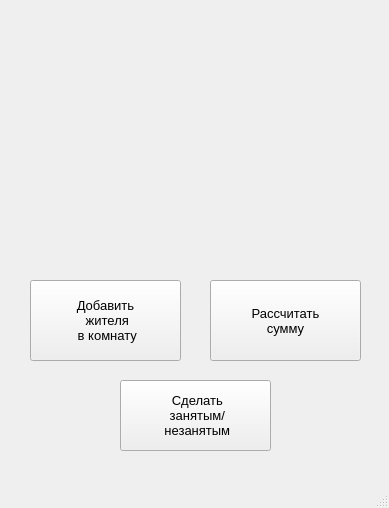
<?xml version="1.0" encoding="UTF-8"?>
<ui version="4.0">
 <class>MainWindow</class>
 <widget class="QMainWindow" name="MainWindow">
  <property name="geometry">
   <rect>
    <x>0</x>
    <y>0</y>
    <width>389</width>
    <height>508</height>
   </rect>
  </property>
  <property name="windowTitle">
   <string>title</string>
  </property>
  <widget class="QWidget" name="centralwidget">
   <widget class="QPushButton" name="addInhabitantButton">
    <property name="geometry">
     <rect>
      <x>30</x>
      <y>280</y>
      <width>151</width>
      <height>81</height>
     </rect>
    </property>
    <property name="font">
     <font>
      <pointsize>10</pointsize>
     </font>
    </property>
    <property name="text">
     <string>Добавить 
 жителя
 в комнату</string>
    </property>
    <property name="icon">
     <iconset>
      <normaloff>../images for project/icon_client.png</normaloff>../images for project/icon_client.png</iconset>
    </property>
    <property name="iconSize">
     <size>
      <width>40</width>
      <height>40</height>
     </size>
    </property>
   </widget>
   <widget class="QPushButton" name="CalculationButton">
    <property name="geometry">
     <rect>
      <x>210</x>
      <y>280</y>
      <width>151</width>
      <height>81</height>
     </rect>
    </property>
    <property name="font">
     <font>
      <pointsize>10</pointsize>
     </font>
    </property>
    <property name="text">
     <string>Рассчитать
сумму</string>
    </property>
    <property name="icon">
     <iconset>
      <normaloff>../images for project/icon_dollar.png</normaloff>../images for project/icon_dollar.png</iconset>
    </property>
    <property name="iconSize">
     <size>
      <width>40</width>
      <height>40</height>
     </size>
    </property>
   </widget>
   <widget class="QPushButton" name="Busy_button">
    <property name="geometry">
     <rect>
      <x>120</x>
      <y>380</y>
      <width>151</width>
      <height>71</height>
     </rect>
    </property>
    <property name="font">
     <font>
      <pointsize>10</pointsize>
     </font>
    </property>
    <property name="text">
     <string> Сделать
 занятым/
 незанятым</string>
    </property>
    <property name="icon">
     <iconset>
      <normaloff>../images for project/icon_ch_mark.png</normaloff>../images for project/icon_ch_mark.png</iconset>
    </property>
    <property name="iconSize">
     <size>
      <width>40</width>
      <height>40</height>
     </size>
    </property>
   </widget>
  </widget>
  <widget class="QMenuBar" name="menubar">
   <property name="geometry">
    <rect>
     <x>0</x>
     <y>0</y>
     <width>389</width>
     <height>26</height>
    </rect>
   </property>
  </widget>
  <widget class="QStatusBar" name="statusbar"/>
 </widget>
 <resources/>
 <connections/>
</ui>
